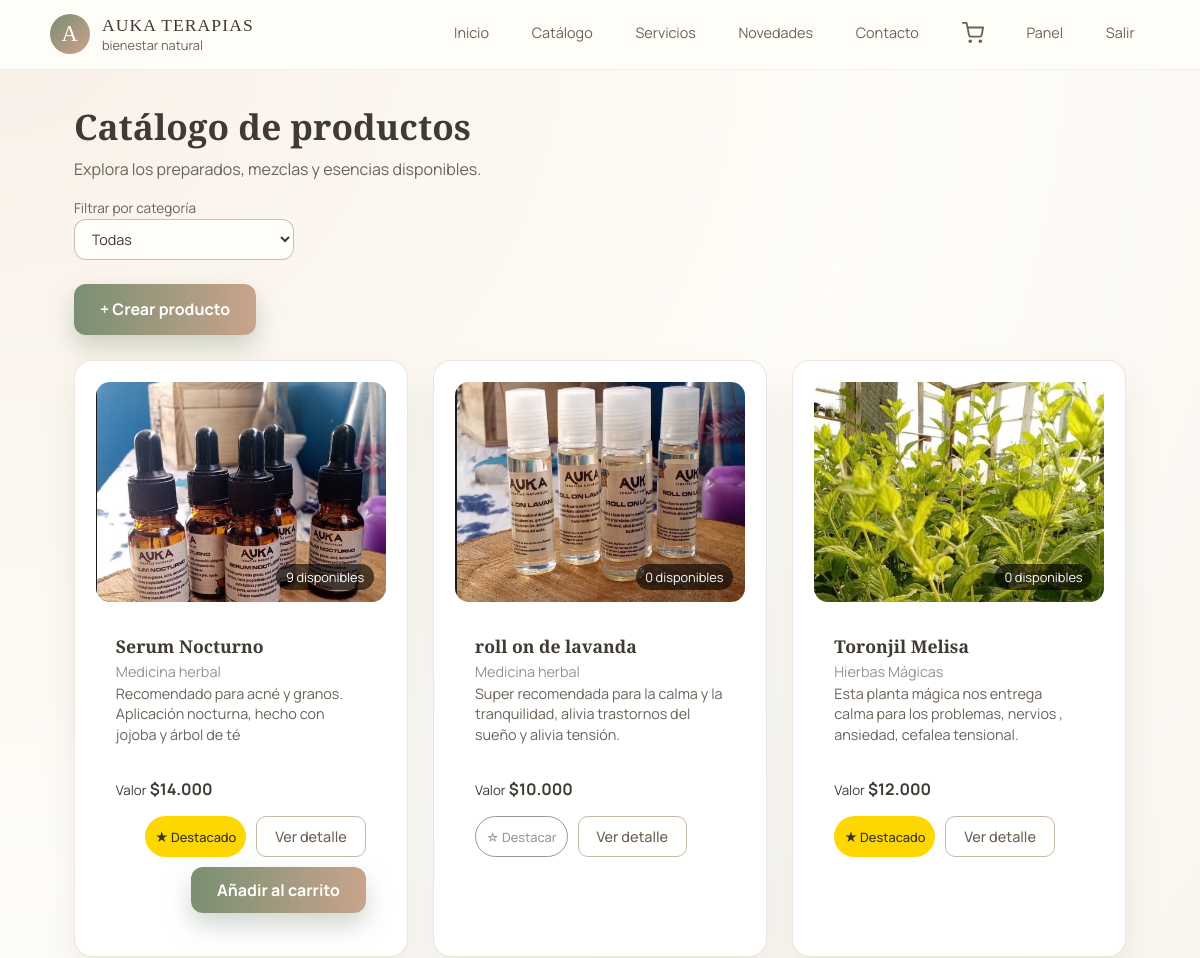
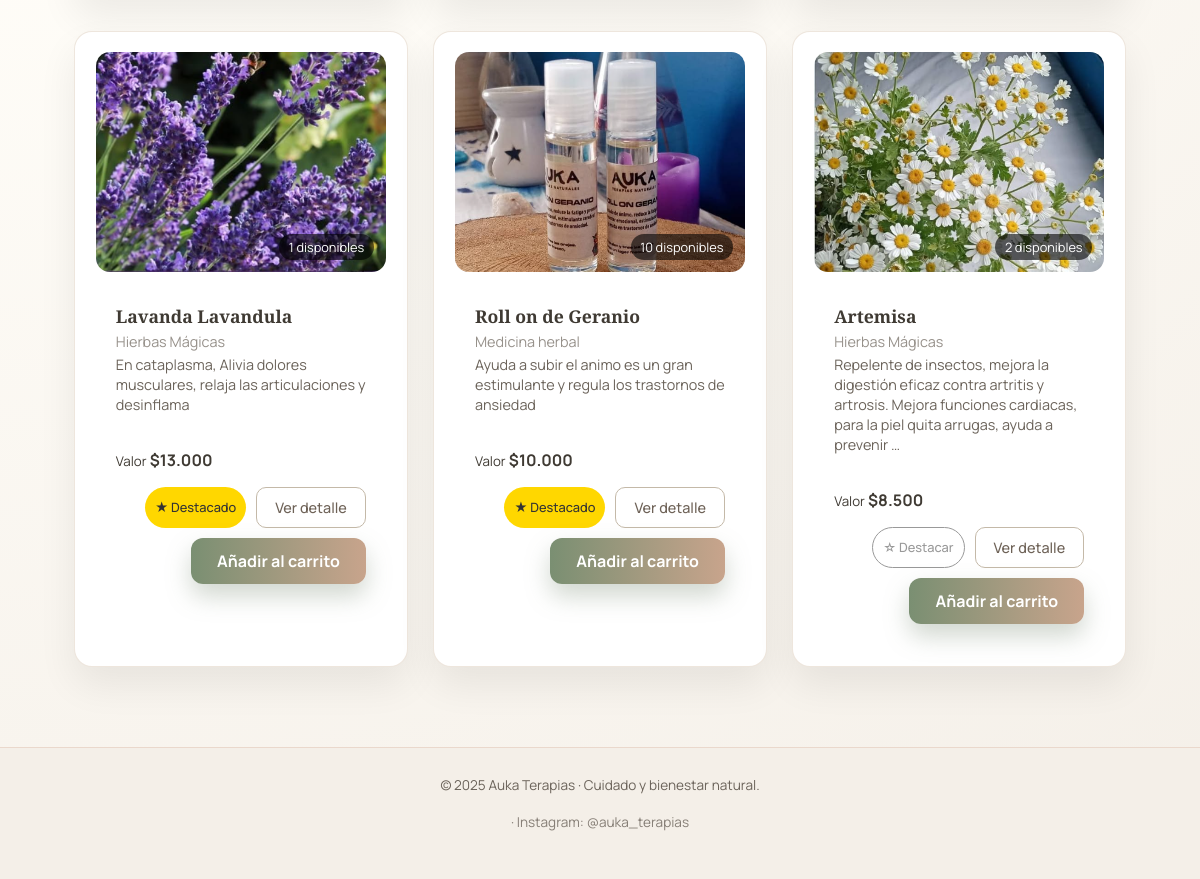
The page /catalogo/ (signed in) on the database as committed earlier (2 pictures, top to bottom).
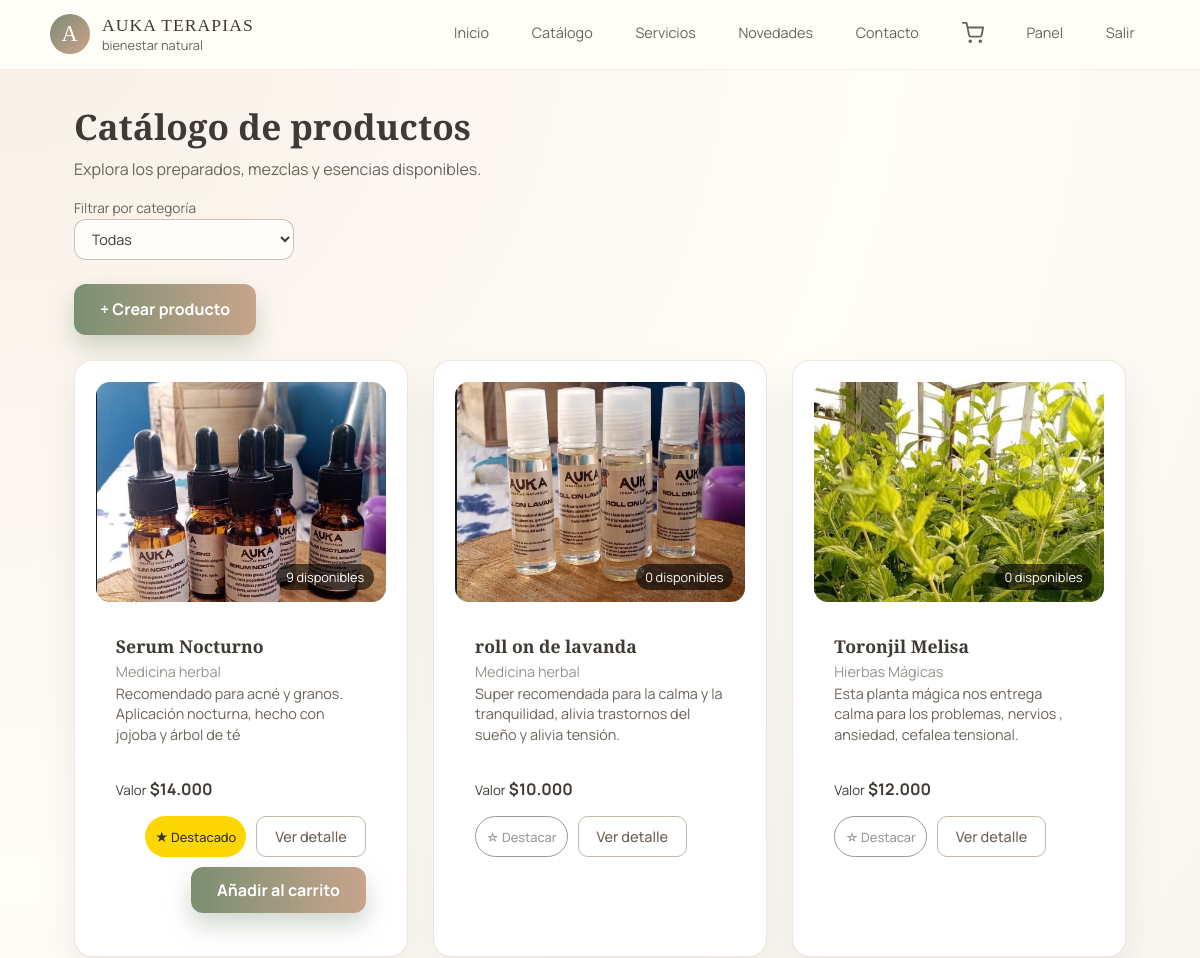
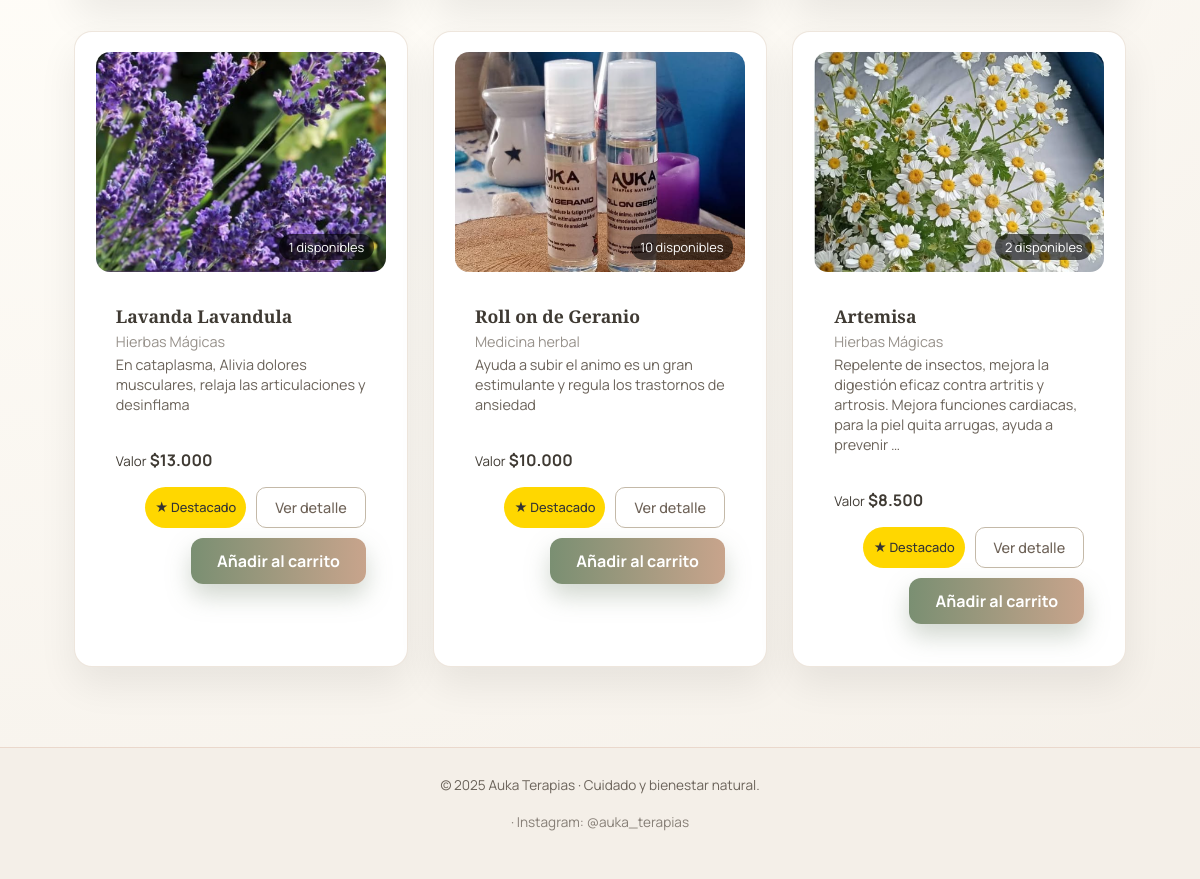
The same page on the database as committed later (2 pictures, top to bottom).
### catalogo/models.py (models this page shows, shortened)
class Product(models.Model):
    TIPO_CHOICES = Category.TIPO_CHOICES
    tipo = models.CharField(max_length=10, choices=TIPO_CHOICES, default='catalogo')
    categoria = models.ForeignKey(Category, on_delete=models.CASCADE, related_name='productos')
    nombre = models.CharField(max_length=50)
    descripcion = models.TextField(max_length=255)
    precio = models.DecimalField(max_digits=10, decimal_places=2)
    imagen = models.ImageField(upload_to='productos/', blank=True, null=True)
    stock = models.PositiveIntegerField(default=0)
    activo = models.BooleanField(default=True)
    destacado = models.BooleanField(default=False, verbose_name="¿Destacado en Home?")

class Category(models.Model):
    TIPO_CHOICES = (
        ('catalogo', 'Catálogo'),
        ('servicio', 'Servicio'),
    )
    nombre = models.CharField(max_length=50)
    tipo = models.CharField(max_length=10, choices=TIPO_CHOICES)
    descripcion = models.TextField(blank=True)
    class Meta:
        verbose_name = 'Categoría'
        verbose_name_plural = 'Categorías'

### catalogo/views.py (the view)
# urls.py: path('', views.product_list, name='producto_lista'),
def product_list(request):
    categoria_id = request.GET.get('categoria')
    productos = Product.objects.filter(
        tipo='catalogo'
    ).select_related('categoria')
    if not request.user.is_staff:
        productos = productos.filter(activo=True, stock__gt=0)
    if categoria_id:
        productos = productos.filter(categoria_id=categoria_id)
    categorias = Category.objects.filter(tipo='catalogo')
    paginator = Paginator(productos, 6)
    page_number = request.GET.get('page')
    page_obj = paginator.get_page(page_number)
    return render(request, 'catalogo/producto_lista.html', {
        'productos': page_obj.object_list,
        'page_obj': page_obj,
        'categorias': categorias,
        'categoria_seleccionada': categoria_id,
    })

### carrito/context_processors.py (called while the page is built)
def contador_carrito(request):
    cart = request.session.get('cart', {})
    total_items = sum(cart.values())
    return {'total_items': total_items}

### core/templatetags/filtros_extra.py (called while the page is built)
@register.filter
def clp(value):
    try:
        value = int(value)
        return "${:,.0f}".format(value).replace(",", ".")
    except (ValueError, TypeError):
        return value

### catalogo/templates/catalogo/producto_lista.html (shortened to what this page needs)
{% extends 'core/base.html' %}
{% load static %}
{% load filtros_extra %}
{% block content %}
<h1>Catálogo de productos</h1>
<p>Explora los preparados, mezclas y esencias disponibles.</p>
<form method="get" class="form-inline">
    <div class="field-group">
        <label for="categoria">Filtrar por categoría</label>
        <select name="categoria" id="categoria" onchange="this.form.submit()">
            <option value="">Todas</option>
        </select>
    </div>
</form>
{% if user.is_staff %}
    <p>
        <a href="{% url 'catalogo:product_create' %}" class="btn btn-primary">
            + Crear producto
        </a>
    </p>
{% endif %}
<div class="grid fila-1">
    {% for producto in productos|slice:":3" %}
        <article class="card card--service">
            <div class="card-image-wrapper">
                <a href="{% url 'catalogo:producto_detalles' producto.pk %}" style="display: block;">
                    {% if producto.imagen %}
                        <img src="{{ producto.imagen.url }}" alt="{{ producto.nombre }}" class="card-image">
                    {% else %}
                        <img src="{% static 'images/placeholder.png' %}" alt="sin imagen" class="card-image">
                    {% endif %}
                </a>
                <span class="badge badge--stock">
                    {{ producto.stock }} disponibles
                </span>
            </div>
            <div class="card-body">
                <h3 class="card-title">{{ producto.nombre }}</h3>
                {% if producto.categoria %}
                    <p class="card-category">{{ producto.categoria.nombre }}</p>
                {% endif %}
                <p class="card-description">
                    {{ producto.descripcion|truncatewords:22 }}
                </p>
            </div>
            <div class="card-footer card-footer--split">
                <div class="card-price">
                    <small>Valor</small>
                    <strong>{{ producto.precio|clp }}</strong>
                </div>
                <div class="card-actions" style="display:flex; gap:10px; justify-content:flex-end; flex-wrap:wrap;">
                    {% if user.is_staff %}
                        {% if producto.destacado %}
                            <a href="{% url 'catalogo:toggle_destacado' producto.pk %}"
                            class="btn"
                            style="padding:5px 10px; font-size:0.8rem; background:#FFD700; color:#333;"
                            title="Quitar de destacados">
                            ★ Destacado
                            </a>
                        {% else %}
                            <a href="{% url 'catalogo:toggle_destacado' producto.pk %}"
                            class="btn"
                            style="padding:5px 10px; font-size:0.8rem; border:1px solid #999; color:#999;"
                            title="Destacar en Home">
                            ☆ Destacar
                            </a>
                        {% endif %}
                    {% endif %}
                    <a href="{% url 'catalogo:producto_detalles' producto.pk %}" class="btn btn-ghost">
                        Ver detalle
                    </a>
                    {% if user.is_authenticated %}
                        {% if producto.activo and producto.stock > 0 %}
                        <a href="{% url 'carrito:cart_add' producto.pk %}" class="btn btn-primary">
                            Añadir al carrito
                        </a>
                        {% endif %}
                    {% else %}
                        <a href="{% url 'login:login' %}" class="btn btn-primary">
                            Inicia sesión para comprar
                        </a>
                    {% endif %}
                </div>
            </div>
        </article>
    {% endfor %}
</div>
<div class="grid fila-2">
    {% for producto in productos|slice:"3:6" %}
        <article class="card card--service">
            <div class="card-image-wrapper">
                <a href="{% url 'catalogo:producto_detalles' producto.pk %}" style="display: block;">
                    {% if producto.imagen %}
                        <img src="{{ producto.imagen.url }}" alt="{{ producto.nombre }}" class="card-image">
                    {% else %}
                        <img src="{% static 'images/placeholder.png' %}" alt="sin imagen" class="card-image">
                    {% endif %}
                </a>
                <span class="badge badge--stock">
                    {{ producto.stock }} disponibles
                </span>
            </div>
            <div class="card-body">
                <h3 class="card-title">{{ producto.nombre }}</h3>
                {% if producto.categoria %}
                    <p class="card-category">{{ producto.categoria.nombre }}</p>
                {% endif %}
                <p class="card-description">
                    {{ producto.descripcion|truncatewords:22 }}
                </p>
            </div>
            <div class="card-footer card-footer--split">
                <div class="card-price">
                    <small>Valor</small>
                    <strong>{{ producto.precio|clp }}</strong>
                </div>
                <div class="card-actions" style="display:flex; gap:10px; justify-content:flex-end; flex-wrap:wrap;">
                    {% if user.is_staff %}
                        {% if producto.destacado %}
                            <a href="{% url 'catalogo:toggle_destacado' producto.pk %}"
                            class="btn"
                            style="padding:5px 10px; font-size:0.8rem; background:#FFD700; color:#333;"
                            title="Quitar de destacados">
                            ★ Destacado
                            </a>
                        {% else %}
                            <a href="{% url 'catalogo:toggle_destacado' producto.pk %}"
                            class="btn"
                            style="padding:5px 10px; font-size:0.8rem; border:1px solid #999; color:#999;"
                            title="Destacar en Home">
                            ☆ Destacar
                            </a>
                        {% endif %}
                    {% endif %}
                    <a href="{% url 'catalogo:producto_detalles' producto.pk %}" class="btn btn-ghost">
                        Ver detalle
                    </a>
                    {% if user.is_authenticated %}
                        {% if producto.activo and producto.stock > 0 %}
                        <a href="{% url 'carrito:cart_add' producto.pk %}" class="btn btn-primary">
                            Añadir al carrito
                        </a>
                        {% endif %}
                    {% else %}
                        <a href="{% url 'login:login' %}" class="btn btn-primary">
                            Inicia sesión para comprar
                        </a>
                    {% endif %}
                </div>
            </div>
        </article>
    {% endfor %}
</div>
{% endblock %}

### core/templates/core/base.html (shortened to what this page needs)
<!DOCTYPE html>
<html lang="es">
<head>
    {% load static %}
    <link rel="stylesheet" href="{% static 'css/styles.css' %}">
</head>
<body>
<header class="site-header">
    <div class="container header-inner">
        <a href="{% url 'core:home' %}" class="brand">
            <span class="brand-mark">A</span>
            <div class="brand-text">
                <span class="brand-name">Auka Terapias</span>
                <span class="brand-tagline">bienestar natural</span>
            </div>
        </a>
<nav class="main-nav">
    <a href="{% url 'core:home' %}">Inicio</a>
    <a href="{% url 'catalogo:producto_lista' %}">Catálogo</a>
    <a href="{% url 'servicios:servicios' %}">Servicios</a>
    <a href="{% url 'novedades:novedades_lista' %}">Novedades</a>
    <a href="{% url 'contacto:contact' %}">Contacto</a>
    <a href="{% url 'carrito:carrito_detalles' %}" class="nav-cart-link" aria-label="Ver carrito">
    </a>
    {% if user.is_authenticated %}
        {% if user.is_staff %}
            <a href="{% url 'core:panel' %}">Panel</a>
        {% endif %}
        <a href="{% url 'login:logout' %}">Salir</a>
    {% else %}
        <a href="{% url 'login:login' %}">Login</a>
    {% endif %}
</nav>
    </div>
</header>
<main class="page-main">
    <div class="container">
        {% block content %}{% endblock %}
    </div>
</main>
<footer class="site-footer">
    <div class="container footer-inner">
        <p>&copy; {% now "Y" %} Auka Terapias · Cuidado y bienestar natural.</p>
        <p class="footer-small">
           · Instagram: @auka_terapias
        </p>
    </div>
</footer>
</body>
</html>

Rows that differ between the two databases and show on the page:
changed Product "Toronjil Melisa": destacado "★ Destacado" → "☆ Destacar"
changed Product "Artemisa": destacado "☆ Destacar" → "★ Destacado"
